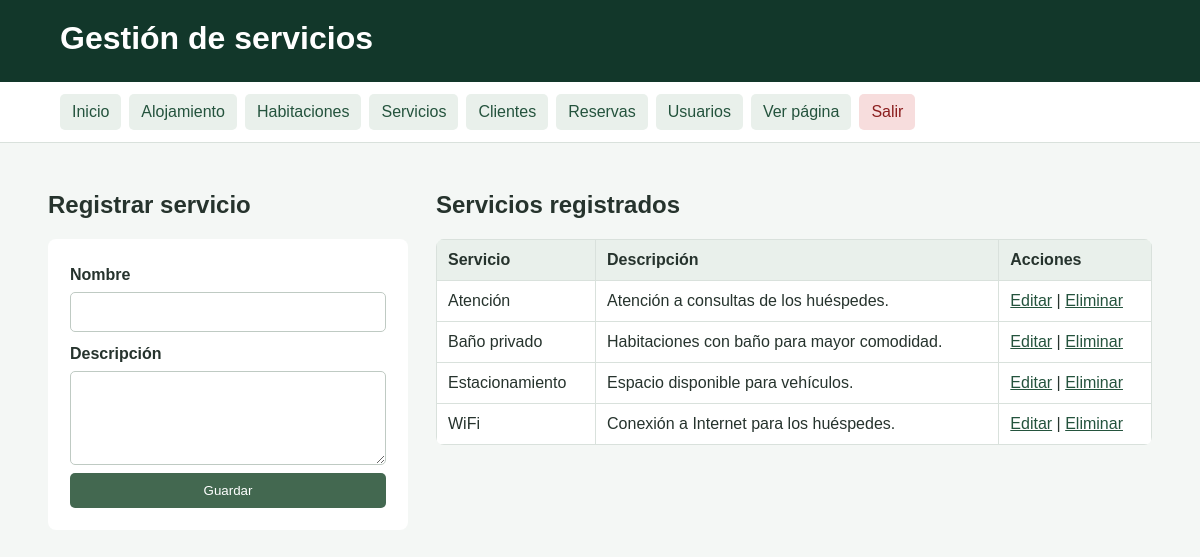
Page /servicios_admin.php (signed in) on the committed database.
### tables this page shows
CREATE TABLE IF NOT EXISTS servicio (
    id_servicio INT AUTO_INCREMENT PRIMARY KEY,
    id_alojamiento INT NOT NULL,
    nombre VARCHAR(80) NOT NULL,
    descripcion TEXT,
    FOREIGN KEY (id_alojamiento) REFERENCES alojamiento(id_alojamiento)
);

### servicios_admin.php (the view, shortened to what this page needs)
<?php
require_once "conexion.php";
$editar = null;
$servicios = $conexion->query("SELECT * FROM servicio ORDER BY id_servicio DESC");
?>
<!DOCTYPE html>
<html lang="es">
<head>
    <title>Servicios</title><link rel="stylesheet" href="admin.css">
</head>
<body>
<header class="cabecera-admin"><h1>Gestión de servicios</h1></header>
<?php include "menu_admin.php"; ?>
<main class="contenedor-admin">
    <section class="dos-columnas">
        <div>
            <h2><?php echo $editar ? "Modificar servicio" : "Registrar servicio"; ?></h2>
            <form class="form-admin" method="POST">
                <label>Nombre</label>
                <input type="text" name="nombre" value="<?php echo htmlspecialchars($editar['nombre'] ?? ''); ?>" required>
                <label>Descripción</label>
                <textarea name="descripcion" rows="4"><?php echo htmlspecialchars($editar['descripcion'] ?? ''); ?></textarea>
                <button type="submit">Guardar</button>
            </form>
        </div>
        <div>
            <h2>Servicios registrados</h2>
            <div class="tabla-responsive">
                <table>
                    <tr><th>Servicio</th><th>Descripción</th><th>Acciones</th></tr>
                    <?php while ($fila = $servicios->fetch_assoc()): ?>
                    <tr>
                        <td><?php echo htmlspecialchars($fila['nombre']); ?></td>
                        <td><?php echo htmlspecialchars($fila['descripcion']); ?></td>
                        <td><a href="?editar=<?php echo $fila['id_servicio']; ?>">Editar</a> | <a href="?eliminar=<?php echo $fila['id_servicio']; ?>" onclick="return confirm('¿Eliminar este servicio?')">Eliminar</a></td>
                    </tr>
                    <?php endwhile; ?>
                </table>
            </div>
        </div>
    </section>
</main>
</body>
</html>

### admin.css (style rules this page uses)
* { box-sizing: border-box; }
body { margin: 0; font-family: Arial, sans-serif; background: #f4f7f5; color: #26332d; }
a { color: #24533d; }
.cabecera-admin { background: #12372a; color: white; padding: 20px 5%; }
.cabecera-admin h1 { margin: 0 0 5px; }
.contenedor-admin { width: min(1200px, 92%); margin: 28px auto; }
.panel-ayuda, .form-admin { background: white; padding: 22px; border-radius: 8px; }
.dos-columnas { display: grid; grid-template-columns: 360px 1fr; gap: 28px; align-items: start; }
.form-admin { display: flex; flex-direction: column; gap: 8px; }
.form-admin label { font-weight: bold; margin-top: 5px; }
.form-admin input, .form-admin select, .form-admin textarea, .form-estado select { padding: 10px; border: 1px solid #bfcac3; border-radius: 5px; font: inherit; }
.form-admin button, .form-estado button { border: 0; background: #436850; color: white; padding: 10px 14px; border-radius: 5px; cursor: pointer; }
.tabla-responsive { overflow-x: auto; background: white; border-radius: 8px; }
table { width: 100%; border-collapse: collapse; }
th, td { padding: 11px; border: 1px solid #d9e1dc; text-align: left; vertical-align: top; }
th { background: #e9f0eb; }

### rows in the picture
servicio: nombre "Atención", descripcion "Atención a consultas de los huéspedes."
servicio: nombre "Baño privado", descripcion "Habitaciones con baño para mayor comodidad."
servicio: nombre "Estacionamiento", descripcion "Espacio disponible para vehículos."
servicio: nombre "WiFi", descripcion "Conexión a Internet para los huéspedes."
